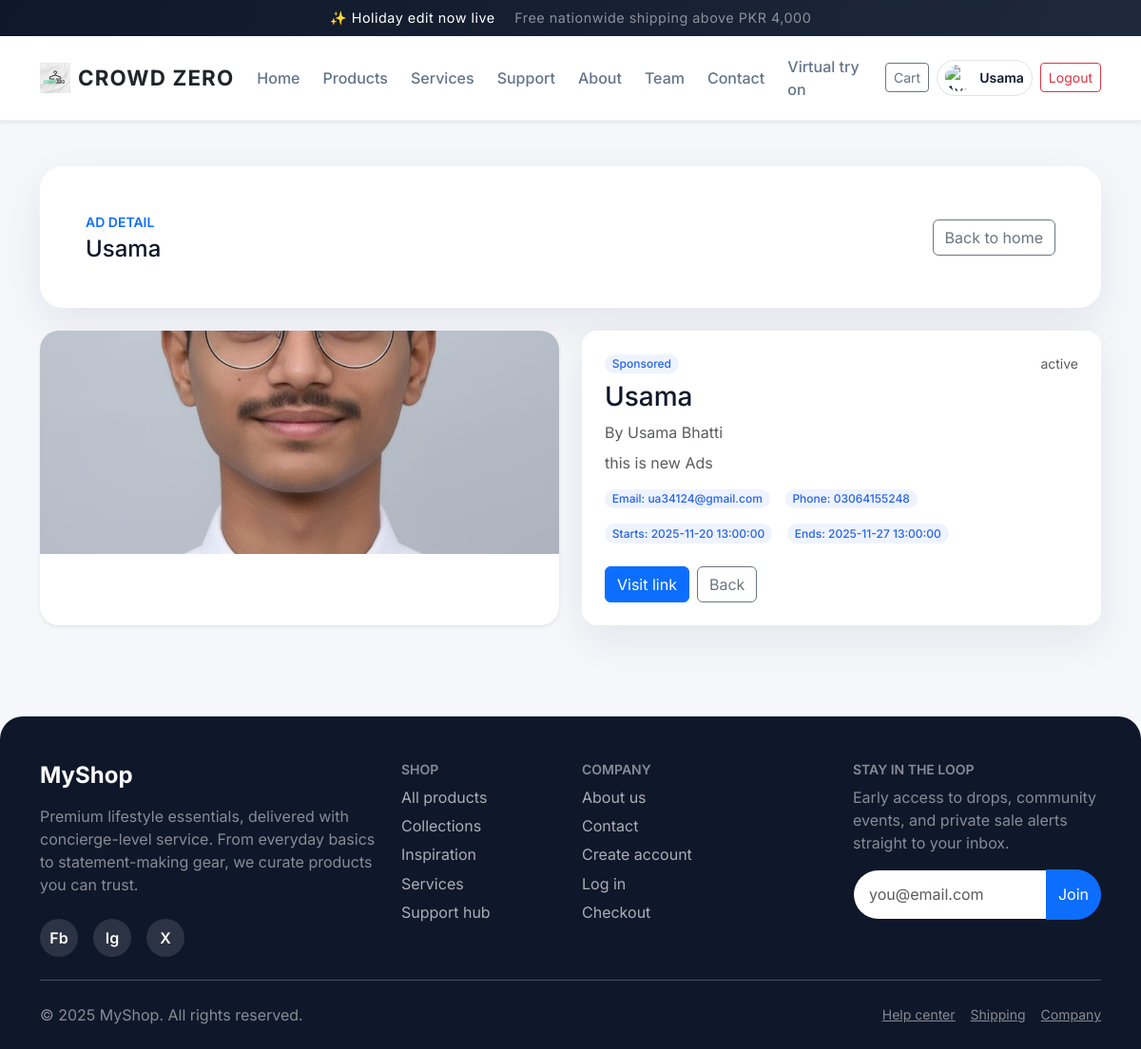
Screenshot of /e/ad_detail.php?id=1 (signed in) with the database file from the repository.
### tables this page shows
CREATE TABLE `ads` (
  `id` int(11) NOT NULL,
  `title` varchar(255) NOT NULL,
  `description` text DEFAULT NULL,
  `phone` varchar(20) DEFAULT NULL,
  `email` varchar(100) DEFAULT NULL,
  `company_name` varchar(255) DEFAULT NULL,
  `link` varchar(500) NOT NULL,
  `image_path` text NOT NULL,
  `start_datetime` datetime NOT NULL,
  `end_datetime` datetime NOT NULL,
  `status` enum('active','pending','inactive') DEFAULT 'pending',
  `created_at` timestamp NOT NULL DEFAULT current_timestamp(),
  `updated_at` timestamp NOT NULL DEFAULT current_timestamp() ON UPDATE current_timestamp()
);

### a/models/Database.php (called while the page is built)
<?php
class Database {
    private $host = "localhost";
    private $username = "root";
    private $password = "";
    private $database = "crowd_zero";
    private $connection;
    public function __construct() {
        try {
            $this->connection = new PDO(
                "mysql:host={$this->host};dbname={$this->database}",
                $this->username,
                $this->password,
                array(PDO::ATTR_ERRMODE => PDO::ERRMODE_EXCEPTION)
            );
            $this->connection->setAttribute(PDO::ATTR_ERRMODE, PDO::ERRMODE_EXCEPTION);
        } catch(PDOException $e) {
            error_log("Database Connection Failed: " . $e->getMessage());
            die(json_encode(["success" => false, "message" => "Database connection failed"]));
        }
    }
    public function getConnection() {
        return $this->connection;
    }
}
?>

### a/models/AdModel.php (called while the page is built, shortened)
<?php
require_once __DIR__ . '/Database.php';
class AdModel {
    private $db;
    private $table = "ads";
    public function __construct() {
        $database = new Database();
        $this->db = $database->getConnection();
    }
    public function getAdById($adId) {
        try {
            $query = "SELECT * FROM {$this->table} WHERE id = :id";
            $stmt = $this->db->prepare($query);
            $stmt->bindParam(":id", $adId);
            $stmt->execute();
            $ad = $stmt->fetch(PDO::FETCH_ASSOC);
            if ($ad) {
                return [
                    "success" => true,
                    "ad" => $ad
                ];
            } else {
                return [
                    "success" => false,
                    "message" => "Advertisement not found"
                ];
            }
        } catch(PDOException $e) {
            return ["success" => false, "message" => "Database error: " . $e->getMessage()];
        }
    }
}
?>

### e/config.php (called while the page is built, shortened)
<?php
$baseDir = dirname(__DIR__);
require_once $baseDir . '/a/models/Database.php';
require_once $baseDir . '/a/models/AdModel.php';
function getAdModel(): AdModel {
    static $adModel = null;
    if ($adModel === null) {
        $adModel = new AdModel();
    }
    return $adModel;
}
function sanitize_path(string $path): string {
    $normalized = str_replace('\\', '/', trim($path));
    return preg_replace('#/+#', '/', $normalized);
}
function format_image_url(?string $path): string {
    $path = sanitize_path($path);
    while (strpos($path, '../') === 0) {
        $path = substr($path, 3);
    }
    if (strpos($path, 'uploads/') === 0) {
        $path = 'a/' . $path;
    } elseif (strpos($path, 'a/uploads/') !== 0) {
        $path = ltrim($path, '/');
        if (strpos($path, 'a/') !== 0) {
            $path = 'a/' . $path;
        }
    }
    $absolutePath = dirname(__DIR__) . '/' . $path;
    if (is_file($absolutePath)) {
        $webPath = ltrim($path, '/');
        if (strpos($webPath, 'a/') === 0) {
            return '../' . $webPath;
        }
        return $webPath;
    }
    return PLACEHOLDER_IMAGE;
}

### e/ad_detail.php (the view)
<?php
include 'includes/header.php';
require_once __DIR__ . '/config.php';
$adId = isset($_GET['id']) ? (int)$_GET['id'] : 0;
$adData = null;
if ($adId > 0) {
    $resp = getAdModel()->getAdById($adId);
    if (is_array($resp) && !empty($resp['success']) && !empty($resp['ad'])) {
        $adData = $resp['ad'];
    }
}
$imageUrl = format_image_url($adData['image_path'] ?? '');
$title = htmlspecialchars($adData['title'] ?? 'Advertisement');
$desc = htmlspecialchars($adData['description'] ?? '');
$company = htmlspecialchars($adData['company_name'] ?? '');
$email = htmlspecialchars($adData['email'] ?? '');
$phone = htmlspecialchars($adData['phone'] ?? '');
$link = $adData['link'] ?? '';
$status = htmlspecialchars($adData['status'] ?? '');
$start = htmlspecialchars($adData['start_datetime'] ?? '');
$end = htmlspecialchars($adData['end_datetime'] ?? '');
?>
<section class="page-hero mb-4">
  <div class="d-flex justify-content-between align-items-center">
    <div>
      <p class="text-uppercase text-primary fw-semibold small mb-1">Ad detail</p>
      <h2 class="h4 mb-0"><?php echo $title; ?></h2>
    </div>
    <a href="index.php" class="btn btn-outline-secondary">Back to home</a>
  </div>
</section>
<?php if (!$adData): ?>
  <div class="feature-card">
    <p class="text-muted mb-0">This advertisement could not be found.</p>
  </div>
<?php else: ?>
  <div class="row g-4">
    <div class="col-lg-6">
      <div class="product-card card h-100 border-0 shadow-sm">
        <img src="<?php echo htmlspecialchars($imageUrl); ?>" class="product-thumb" alt="<?php echo $title; ?>" loading="lazy">
      </div>
    </div>
    <div class="col-lg-6">
      <div class="feature-card h-100">
        <div class="d-flex justify-content-between align-items-center mb-2">
          <span class="badge badge-soft">Sponsored</span>
          <span class="text-muted small"><?php echo $status; ?></span>
        </div>
        <h3 class="mb-2"><?php echo $title; ?></h3>
        <?php if (!empty($company)): ?>
          <p class="text-muted mb-2">By <?php echo $company; ?></p>
        <?php endif; ?>
        <?php if (!empty($desc)): ?>
          <p class="text-muted mb-3"><?php echo $desc; ?></p>
        <?php endif; ?>
        <div class="d-flex flex-wrap gap-3 mb-3">
          <?php if (!empty($email)): ?>
            <span class="badge badge-soft">Email: <?php echo $email; ?></span>
          <?php endif; ?>
          <?php if (!empty($phone)): ?>
            <span class="badge badge-soft">Phone: <?php echo $phone; ?></span>
          <?php endif; ?>
        </div>
        <div class="d-flex flex-wrap gap-3 mb-4">
          <?php if (!empty($start)): ?>
            <span class="badge badge-soft">Starts: <?php echo $start; ?></span>
          <?php endif; ?>
          <?php if (!empty($end)): ?>
            <span class="badge badge-soft">Ends: <?php echo $end; ?></span>
          <?php endif; ?>
        </div>
        <div class="d-flex gap-2">
          <?php if (!empty($link)): ?>
            <a href="<?php echo htmlspecialchars($link); ?>" target="_blank" class="btn btn-primary">Visit link</a>
          <?php endif; ?>
          <a href="index.php" class="btn btn-outline-secondary">Back</a>
        </div>
      </div>
    </div>
  </div>
<?php endif; ?>
<?php include 'includes/footer.php'; ?>

### e/css/style.css (style rules this page uses)
:root { --primary: #2563eb; --primary-soft: #dbeafe; --dark: #0f172a; --muted: #64748b; --surface: #ffffff; --surface-alt: #f5f7fb; --shadow: 0 15px 45px rgba(15, 23, 42, 0.08); --radius-lg: 1.5rem; --radius-md: 1rem; }
body, .site-body { background-color: var(--surface-alt); font-family: 'Inter', 'Segoe UI', Tahoma, Geneva, Verdana, sans-serif; color: var(--dark); min-height: 100vh; }
.feature-card { background: var(--surface); border-radius: var(--radius-md); padding: 1.5rem; box-shadow: var(--shadow); height: 100%; border: none; }
.product-card { border-radius: 1.25rem; overflow: hidden; border: 1px solid rgba(15, 23, 42, 0.06); transition: transform 0.25s ease, box-shadow 0.25s ease; }
.product-card .product-thumb { width: 100%; height: 235px; object-fit: cover; background-color: #f8fafc; }
.product-thumb { background-color: #f8fafc; }
.badge-soft { background-color: rgba(37, 99, 235, 0.08); color: var(--primary); border-radius: 999px; font-weight: 500; }
.page-hero { background: var(--surface); border-radius: var(--radius-lg); padding: clamp(1.8rem, 4vw, 3rem); box-shadow: var(--shadow); }

### rows the page displays
ads: title "Usama", image_path (picture), status "active", company_name "Usama Bhatti", description "this is new Ads", email "ua34124@gmail.com", phone "03064155248", start_datetime "2025-11-20 13:00:00", end_datetime "2025-11-27 13:00:00"

### other values shown
$item['label'] "Home"
$item['label'] "Products"
$item['label'] "Services"
$item['label'] "Support"
$item['label'] "About"
$item['label'] "Team"
$item['label'] "Contact"
$item['label'] "Virtual try on"
$displayName "Usama"
